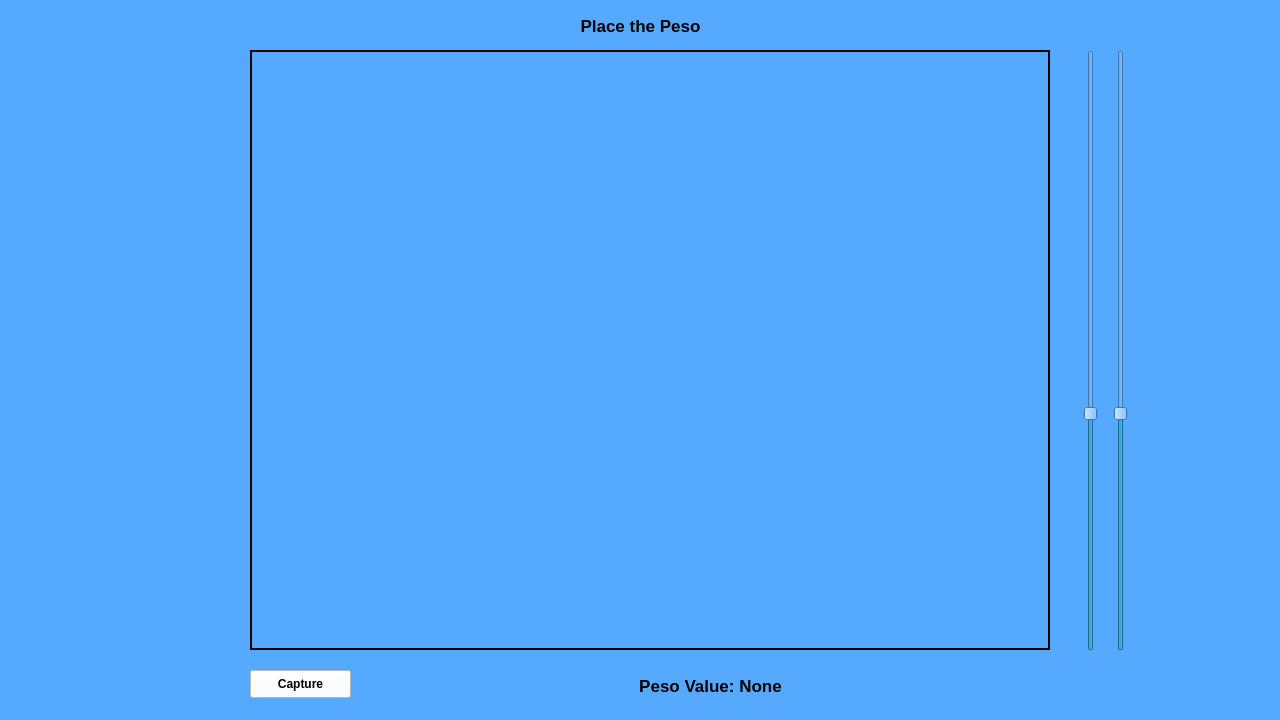
<?xml version="1.0" encoding="UTF-8"?>
<ui version="4.0">
 <class>MainWindow</class>
 <widget class="QMainWindow" name="MainWindow">
  <property name="geometry">
   <rect>
    <x>0</x>
    <y>0</y>
    <width>1280</width>
    <height>720</height>
   </rect>
  </property>
  <property name="windowTitle">
   <string>MainWindow</string>
  </property>
  <property name="styleSheet">
   <string notr="true">background-color: rgb(85, 170, 255);</string>
  </property>
  <widget class="QWidget" name="centralwidget">
   <widget class="QLabel" name="Image">
    <property name="geometry">
     <rect>
      <x>250</x>
      <y>50</y>
      <width>800</width>
      <height>600</height>
     </rect>
    </property>
    <property name="styleSheet">
     <string notr="true"/>
    </property>
    <property name="frameShape">
     <enum>QFrame::Box</enum>
    </property>
    <property name="frameShadow">
     <enum>QFrame::Plain</enum>
    </property>
    <property name="lineWidth">
     <number>2</number>
    </property>
    <property name="text">
     <string/>
    </property>
   </widget>
   <widget class="QLabel" name="label_status">
    <property name="geometry">
     <rect>
      <x>0</x>
      <y>10</y>
      <width>1281</width>
      <height>31</height>
     </rect>
    </property>
    <property name="font">
     <font>
      <pointsize>13</pointsize>
      <weight>75</weight>
      <bold>true</bold>
     </font>
    </property>
    <property name="text">
     <string>Place the Peso</string>
    </property>
    <property name="alignment">
     <set>Qt::AlignCenter</set>
    </property>
   </widget>
   <widget class="QPushButton" name="pushButtonCapture">
    <property name="geometry">
     <rect>
      <x>250</x>
      <y>670</y>
      <width>101</width>
      <height>28</height>
     </rect>
    </property>
    <property name="font">
     <font>
      <weight>75</weight>
      <bold>true</bold>
     </font>
    </property>
    <property name="styleSheet">
     <string notr="true">background-color: rgb(255, 255, 255);</string>
    </property>
    <property name="text">
     <string>Capture</string>
    </property>
   </widget>
   <widget class="QLabel" name="red_rectangle">
    <property name="enabled">
     <bool>true</bool>
    </property>
    <property name="geometry">
     <rect>
      <x>330</x>
      <y>220</y>
      <width>641</width>
      <height>261</height>
     </rect>
    </property>
    <property name="autoFillBackground">
     <bool>false</bool>
    </property>
    <property name="styleSheet">
     <string notr="true">background-color: rgba(0,0,0,0%);
color: rgb(255, 0, 0);</string>
    </property>
    <property name="frameShape">
     <enum>QFrame::Box</enum>
    </property>
    <property name="frameShadow">
     <enum>QFrame::Plain</enum>
    </property>
    <property name="lineWidth">
     <number>2</number>
    </property>
    <property name="text">
     <string/>
    </property>
   </widget>
   <widget class="QLabel" name="label_peso_value">
    <property name="geometry">
     <rect>
      <x>370</x>
      <y>670</y>
      <width>681</width>
      <height>31</height>
     </rect>
    </property>
    <property name="font">
     <font>
      <pointsize>13</pointsize>
      <weight>75</weight>
      <bold>true</bold>
     </font>
    </property>
    <property name="text">
     <string>Peso Value: None</string>
    </property>
    <property name="alignment">
     <set>Qt::AlignCenter</set>
    </property>
   </widget>
   <widget class="QSlider" name="canny_edge_threshold1">
    <property name="geometry">
     <rect>
      <x>1080</x>
      <y>50</y>
      <width>22</width>
      <height>601</height>
     </rect>
    </property>
    <property name="toolTip">
     <string>&lt;html&gt;&lt;head/&gt;&lt;body&gt;&lt;p&gt;Canny Edge Threshold 1&lt;/p&gt;&lt;/body&gt;&lt;/html&gt;</string>
    </property>
    <property name="whatsThis">
     <string>&lt;html&gt;&lt;head/&gt;&lt;body&gt;&lt;p&gt;&lt;br/&gt;&lt;/p&gt;&lt;/body&gt;&lt;/html&gt;</string>
    </property>
    <property name="maximum">
     <number>255</number>
    </property>
    <property name="pageStep">
     <number>5</number>
    </property>
    <property name="value">
     <number>100</number>
    </property>
    <property name="sliderPosition">
     <number>100</number>
    </property>
    <property name="orientation">
     <enum>Qt::Vertical</enum>
    </property>
    <property name="invertedAppearance">
     <bool>false</bool>
    </property>
    <property name="invertedControls">
     <bool>false</bool>
    </property>
    <property name="tickPosition">
     <enum>QSlider::NoTicks</enum>
    </property>
   </widget>
   <widget class="QSlider" name="canny_edge_threshold2">
    <property name="geometry">
     <rect>
      <x>1110</x>
      <y>50</y>
      <width>22</width>
      <height>601</height>
     </rect>
    </property>
    <property name="toolTip">
     <string>&lt;html&gt;&lt;head/&gt;&lt;body&gt;&lt;p&gt;Canny Edge Threshold 2&lt;/p&gt;&lt;/body&gt;&lt;/html&gt;</string>
    </property>
    <property name="whatsThis">
     <string>&lt;html&gt;&lt;head/&gt;&lt;body&gt;&lt;p&gt;&lt;br/&gt;&lt;/p&gt;&lt;/body&gt;&lt;/html&gt;</string>
    </property>
    <property name="maximum">
     <number>255</number>
    </property>
    <property name="pageStep">
     <number>5</number>
    </property>
    <property name="value">
     <number>100</number>
    </property>
    <property name="sliderPosition">
     <number>100</number>
    </property>
    <property name="orientation">
     <enum>Qt::Vertical</enum>
    </property>
    <property name="invertedAppearance">
     <bool>false</bool>
    </property>
    <property name="invertedControls">
     <bool>false</bool>
    </property>
    <property name="tickPosition">
     <enum>QSlider::NoTicks</enum>
    </property>
   </widget>
   <widget class="QLabel" name="Image_2">
    <property name="geometry">
     <rect>
      <x>250</x>
      <y>50</y>
      <width>800</width>
      <height>600</height>
     </rect>
    </property>
    <property name="styleSheet">
     <string notr="true"/>
    </property>
    <property name="frameShape">
     <enum>QFrame::Box</enum>
    </property>
    <property name="frameShadow">
     <enum>QFrame::Plain</enum>
    </property>
    <property name="lineWidth">
     <number>2</number>
    </property>
    <property name="text">
     <string/>
    </property>
   </widget>
  </widget>
 </widget>
 <resources/>
 <connections/>
</ui>
